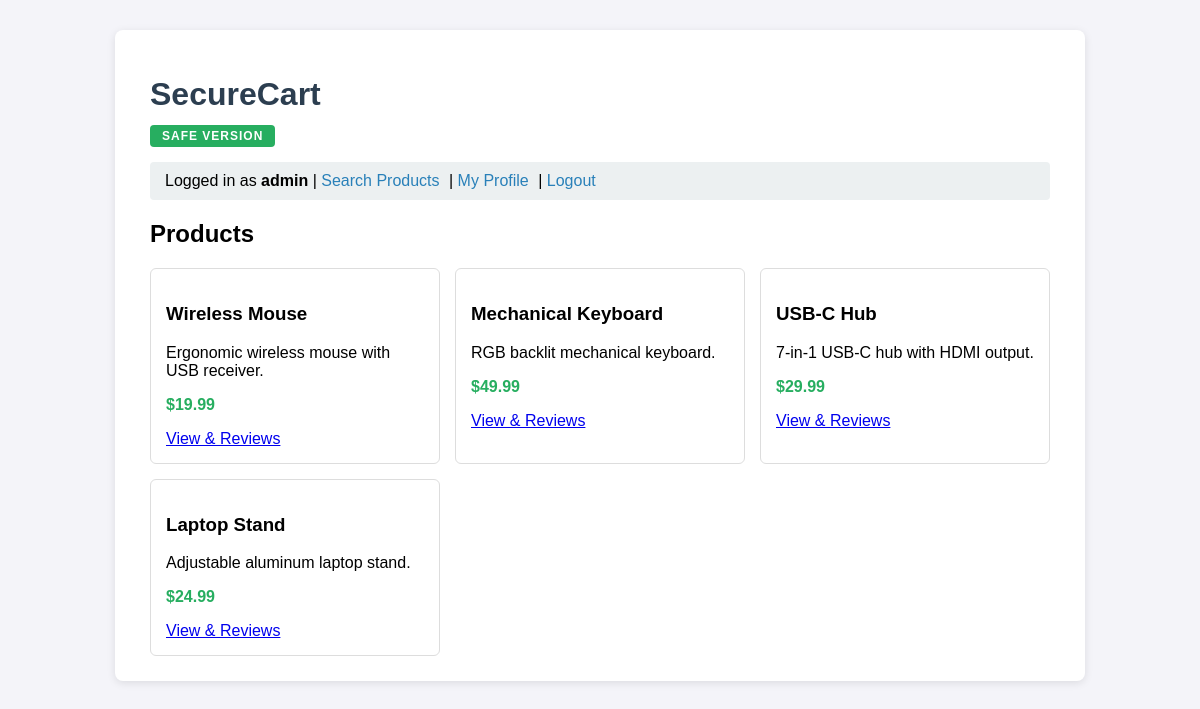
The app's page /safe/index.php (signed in) with its own data.
### tables this page shows
CREATE TABLE products (
    id INT AUTO_INCREMENT PRIMARY KEY,
    name VARCHAR(100) NOT NULL,
    description TEXT,
    price DECIMAL(10,2) NOT NULL,
    image VARCHAR(255)
);

### safe/index.php (the view, shortened to what this page needs)
<?php
require 'config.php';
$result = mysqli_query($conn, "SELECT * FROM products");
?>
<!DOCTYPE html>
<html>
<head>
    <link rel="stylesheet" href="style.css">
</head>
<body>
    <div class="container">
        <h1>SecureCart</h1>
        <p class="banner safe">SAFE VERSION</p>
        <div class="nav">
            Logged in as <strong><?php echo htmlspecialchars($_SESSION['username']); ?></strong>
            | <a href="search.php">Search Products</a>
            | <a href="profile.php">My Profile</a>
            | <a href="logout.php">Logout</a>
        </div>
        <h2>Products</h2>
        <div class="product-grid">
            <?php while ($row = mysqli_fetch_assoc($result)): ?>
                <div class="product-card">
                    <h3><?php echo htmlspecialchars($row['name']); ?></h3>
                    <p><?php echo htmlspecialchars($row['description']); ?></p>
                    <p class="price">$<?php echo htmlspecialchars($row['price']); ?></p>
                    <a href="product.php?id=<?php echo (int)$row['id']; ?>">View &amp; Reviews</a>
                </div>
            <?php endwhile; ?>
        </div>
    </div>
</body>
</html>

### safe/style.css (style rules this page uses)
body { font-family: Arial, sans-serif; background: #f4f4f9; margin: 0; padding: 0; }
.container { max-width: 900px; margin: 30px auto; background: #fff; padding: 25px 35px; border-radius: 8px; box-shadow: 0 2px 8px rgba(0,0,0,0.1); }
h1 { color: #2c3e50; margin-bottom: 0; }
.banner { display: inline-block; background: #e74c3c; color: #fff; padding: 4px 12px; border-radius: 4px; font-size: 12px; font-weight: bold; letter-spacing: 1px; margin-bottom: 15px; }
.banner.safe { background: #27ae60; }
.nav { background: #ecf0f1; padding: 10px 15px; border-radius: 4px; margin-bottom: 20px; }
.nav a { color: #2980b9; text-decoration: none; margin-right: 5px; }
.product-grid { display: grid; grid-template-columns: repeat(auto-fill, minmax(220px, 1fr)); gap: 15px; }
.product-card { border: 1px solid #ddd; border-radius: 6px; padding: 15px; }
.product-card .price { font-weight: bold; color: #27ae60; }

### records on screen
products: name "Wireless Mouse", description "Ergonomic wireless mouse with USB receiver.", price "19.99"
products: name "Mechanical Keyboard", description "RGB backlit mechanical keyboard.", price "49.99"
products: name "USB-C Hub", description "7-in-1 USB-C hub with HDMI output.", price "29.99"
products: name "Laptop Stand", description "Adjustable aluminum laptop stand.", price "24.99"

### other values on screen
$_SESSION['username'] "admin"
